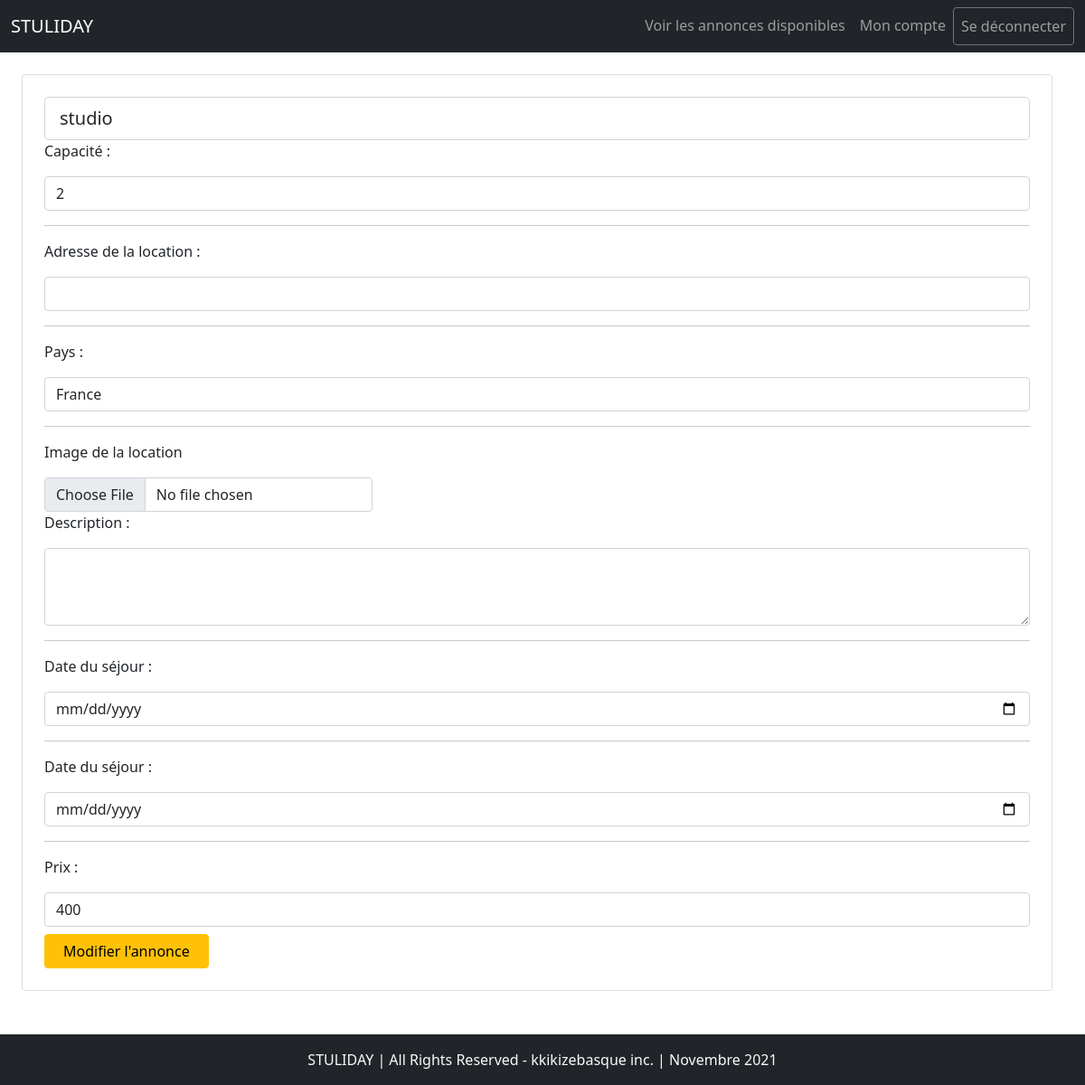
Screenshot of /modifier-annonces.php?id=3 (signed in) with the database file from the repository.
### tables this page shows
CREATE TABLE `location` (
  `location_id` int(11) NOT NULL,
  `type` varchar(255) NOT NULL,
  `capacity` int(11) NOT NULL,
  `location_adress` varchar(255) DEFAULT NULL,
  `country` varchar(255) NOT NULL,
  `description` text DEFAULT NULL,
  `price` float NOT NULL,
  `image` varchar(512) DEFAULT NULL,
  `date_start` date NOT NULL,
  `date_end` date NOT NULL,
  `auth-id` int(11) NOT NULL
);

### _zoom-annonces.php (called while the page is built, shortened)
<?php
$id = $_GET['id'];
$viewAnnonce = "SELECT * from location WHERE location_id = :location_id";
$reqViewAnnonce = $connexion->prepare($viewAnnonce);
$reqViewAnnonce->bindValue(':location_id',$id);
$reqViewAnnonce->execute();
$annonce = $reqViewAnnonce->fetch();
?>

### modifier-annonces.php (the view, shortened to what this page needs)
<?php
require 'includes/connect.php';
include_once '_navbar.php';
include_once '_zoom-annonces.php';
?>
<main class="main-content position-relative max-height-vh-100 h-100 mt-1 border-radius-lg ps ps--active-y">
    <div class="card container m-4 p-4">
        <form action="modifier-annonces_post.php" method="post" enctype="multipart/form-data">
            <input type="text" class="form-control form-control-lg" name="type" value="<?php echo $annonce['type']; ?>"></input>
            <p class="text-bold">Capacité :</p>
            <input type="number" class="form-control" name="capacity" value="<?php echo $annonce['capacity']; ?>" />
            <hr>
            <p class="text-bold">Adresse de la location :</p>
            <input type="text" class="form-control" name="location_adress" value="<?php echo $annonce['location_adress']; ?>" />
            <hr>
            <p class="text-bold">Pays :</p>
            <input type="text" class="form-control" name="country" value="<?php echo $annonce['country']; ?>" />
            <hr>
            <div class="col-md-4 center">
            <p class="text-bold">Image de la location</p>
            <input class="form-control" type="file" id="formFile" accept=".png,.jpg,.jpeg" name="image" >
            </div>
            <p class="text-bold">Description :</p>
            <textarea name="description" class="form-control" rows=3><?php echo $annonce['description']; ?></textarea>
            <hr>
            <p class="text-bold">Date du séjour :</p>
            <input type="date" class="form-control" name="date_start" value="<?php echo $annonce['date_start']; ?>" />
            <hr>
            <p class="text-bold">Date du séjour :</p>
            <input type="date" class="form-control" name="date_end" value="<?php echo $annonce['date_end']; ?>" />
            <hr>
            <p class="text-bold">Prix :</p>
            <input type="number" class="form-control col-2 mb-2" name="price" value="<?php echo $annonce['price']; ?>" />
            <button type="submit" class="btn btn-warning col-2">Modifier l'annonce</button>
        </form>
    </div>
</main>
<?php
include_once '_footer.php';
?>

### rows the page displays
location: type "studio", capacity "2", country "France", price "400"
